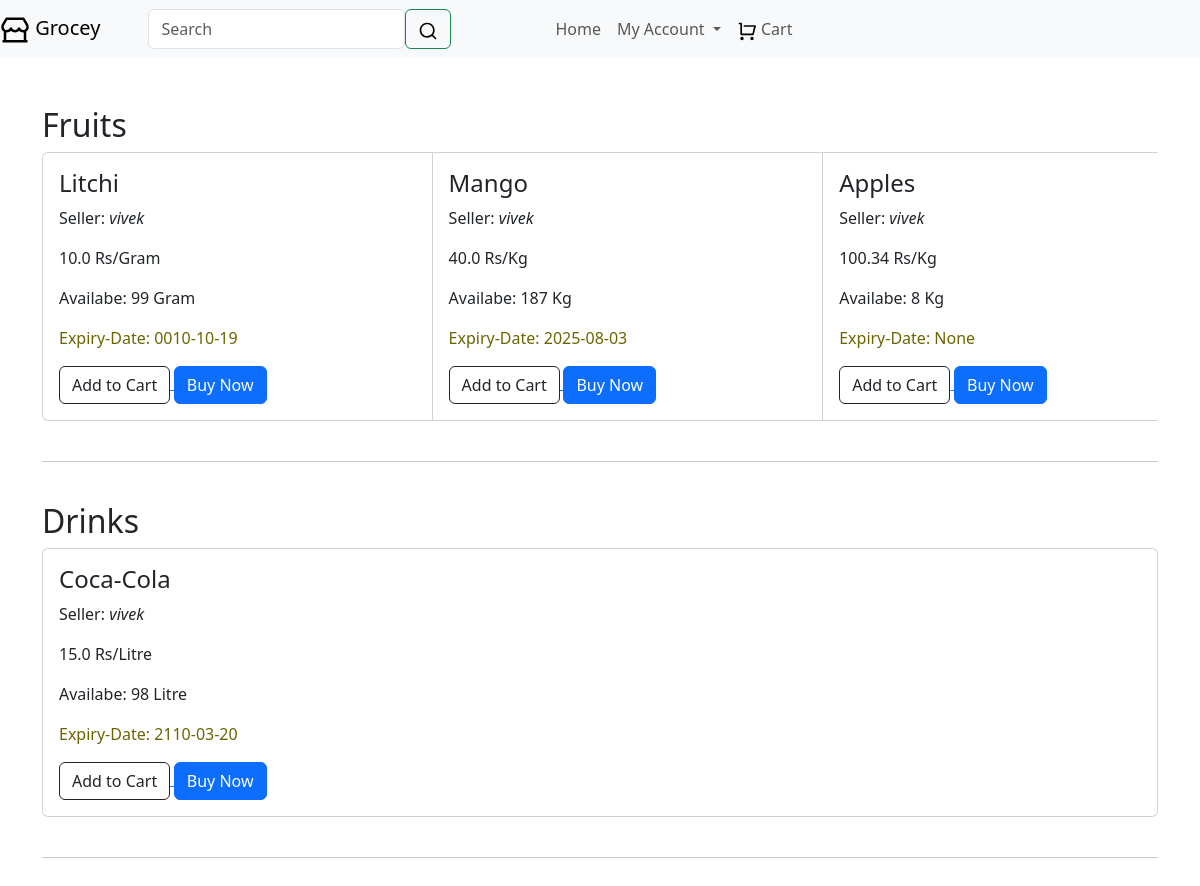
The app's page / (signed in) with its own data.
### website/web_models.py (models this page shows)
class Category(db.Model):
    id = db.Column(db.Integer, primary_key=True)
    name = db.Column(db.String(30), nullable=False)
    seller_id = db.Column(db.Integer, db.ForeignKey('user.id'), nullable=False)
    products = db.relationship('Product', passive_deletes=True, backref='category')
    orders = db.relationship('Order')
    cart = db.relationship('Cart')

class Product(db.Model):
    id = db.Column(db.Integer, primary_key=True)
    name = db.Column(db.String(30), nullable=False)
    unit = db.Column(db.String(30))
    price = db.Column(db.Float, nullable=False)
    quantity = db.Column(db.Integer, nullable=False)
    expiry_date = db.Column(db.String(40), nullable=False)
    listing_time = db.Column(db.DateTime, nullable=False, default=func.now())
    category_id = db.Column(db.Integer, db.ForeignKey('category.id'), nullable=False)
    seller_id = db.Column(db.Integer, db.ForeignKey('user.id'))
    orders = db.relationship('Order', backref='product')
    carts = db.relationship('Cart', backref='product')

class User(db.Model, UserMixin):
    id = db.Column(db.Integer, primary_key=True)
    user_name = db.Column(db.String(30), unique=True, nullable=False)
    password = db.Column(db.String(30))
    is_seller = db.Column(db.Boolean, default=False)
    categories = db.relationship('Category')
    orders = db.relationship('Order')
    carts = db.relationship('Cart')
    products = db.relationship('Product', backref='seller')

### website/web_controllers.py (the view)
@views.route('/')
def home():
    if current_user.is_authenticated and current_user.is_seller:
        return redirect(url_for('web_views.sell'))
    users = User.query.filter_by(is_seller=1).all()
    categories = {}
    cats = Category.query.filter_by(seller_id=users[0].id)
    for a in cats:
        categories[a] = Product.query.filter_by(category_id=a.id).order_by(Product.listing_time.desc())
    return render_template("home.html", app_name=app_name, categories=categories)

### website/templates/home.html (shortened to what this page needs)
{% extends "web_base.html" %}
{% block content %}
<br>
<br>
    {% for cat in categories.keys() %}
        <li class="list-group-item d-flex justify-content-between">
            <h2>{{ cat.name }} </h2>
        </li>
        <div class="card-group card-group-scroll card_group">
            {% for prod in categories[cat] %}
            <div class="card">
                <div class="card-body">
                    <h4 class="card-title">{{ prod.name }}</h4>
                    <p>Seller: <i>{{ prod.seller.user_name }}</i></p>
                    <p> {{ prod.price }} Rs/{{ prod.unit }}</p>
                    {% if prod.quantity > 0 %}
                        <p> Availabe: {{ prod.quantity }} {{ prod.unit }}</p>
                        <p style="color: rgb(107, 100, 0);"> Expiry-Date: {{ prod.expiry_date }}</p>
                        <small class="w-10">
                            <a href="/add-to-cart/{{ prod.id }}">
                                <button class="btn btn-outline-dark">Add to Cart</button>
                            </a>
                            <a href="/order/{{ prod.id }}">
                            <button class="btn btn-primary">Buy Now</button>
                            </a>
                        </small>
                    {% else %}
                        <b style="color: rgb(201, 0, 0);">Out of Stock</b>
                    {% endif %}
                </div>
            </div>
            {% endfor %}
        </div>
        <br>
        <hr>
        <br>
    {% endfor %}
{% endblock %}

### website/templates/home.html (style rules this page uses)
@media (min-width: 576px) { .card-group.card-group-scroll { overflow-x: auto; flex-wrap: nowrap; } }
.card-group.card-group-scroll > .card { flex-basis: 35%; }

### records on screen
Category: name "Fruits"
Product: name "Litchi", seller.user_name "vivek", price "10.0", unit "Gram", quantity "99", expiry_date "0010-10-19"
Product: name "Mango", seller.user_name "vivek", price "40.0", unit "Kg", quantity "187", expiry_date "2025-08-03"
Product: name "Apples", seller.user_name "vivek", price "100.34", unit "Kg", quantity "8", expiry_date "None"
Category: name "Drinks"
Product: name "Coca-Cola", seller.user_name "vivek", price "15.0", unit "Litre", quantity "98", expiry_date "2110-03-20"

### other values on screen
{{ app_name }} "Grocey"
